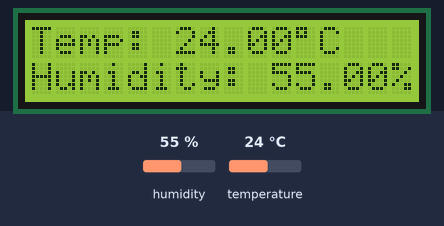
A sketch run on a simulated Arduino Uno, built with avr-gcc and run on an emulated ATmega328P. Parts: 16×2 character LCD. Inputs (shaded band) come from the test bench; at power-on: humidity 55 %, temperature 24 °C.

Above: at 1.2 s.
1.3 s: humidity set to 22 %
At 3.0 s:
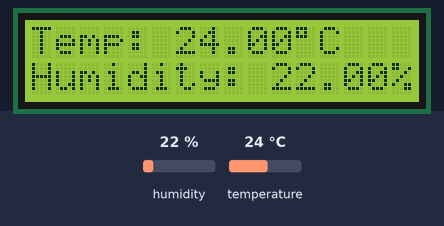
3.7 s: temperature set to 12 °C
At 4.8 s:
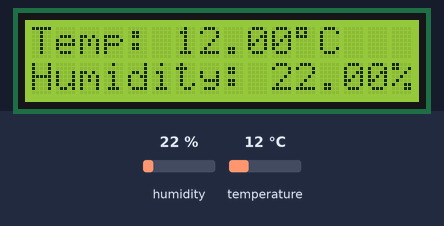
5.8 s: humidity set to 40 %
At 7.6 s:
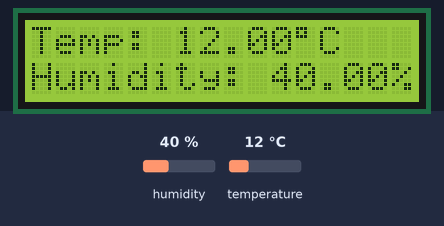
7.9 s: temperature set to 19 °C
At 9.5 s:
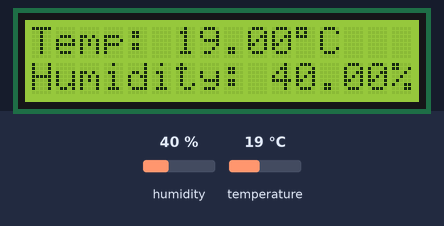
Timing chart, 0 to 11.0 s (numbered marks = the images above; inputs shaded):
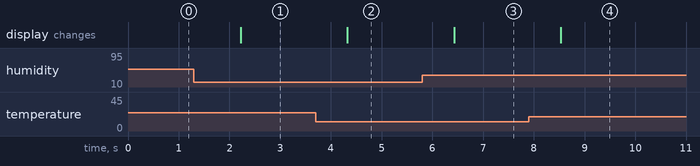

Measured:
- after the input at 1.3 s, the display: changes after 0.92 s (image 1)
- after the input at 3.7 s, the display: changes after 0.62 s (image 2)
- after the input at 5.8 s, the display: changes after 0.63 s (image 3)
- after the input at 7.9 s, the display: changes after 0.63 s (image 4)

The sketch:

dht_lcd.ino
```cpp
#include <dht.h>
#include <LiquidCrystal_I2C.h>

LiquidCrystal_I2C lcd(0x27,16,2);  // set the LCD address to 0x27


dht DHT;

#define DHT11_PIN 7

void setup(){
  lcd.begin(16, 2);
}

void loop(){
  int chk = DHT.read11(DHT11_PIN);
  lcd.setCursor(0,0);
  lcd.print("Temp: ");
  lcd.print(DHT.temperature);
  lcd.print((char)223);
  lcd.print("C");
  lcd.setCursor(0,1);
  lcd.print("Humidity: ");
  lcd.print(DHT.humidity);
  lcd.print("%");
  delay(1000);
}
```
